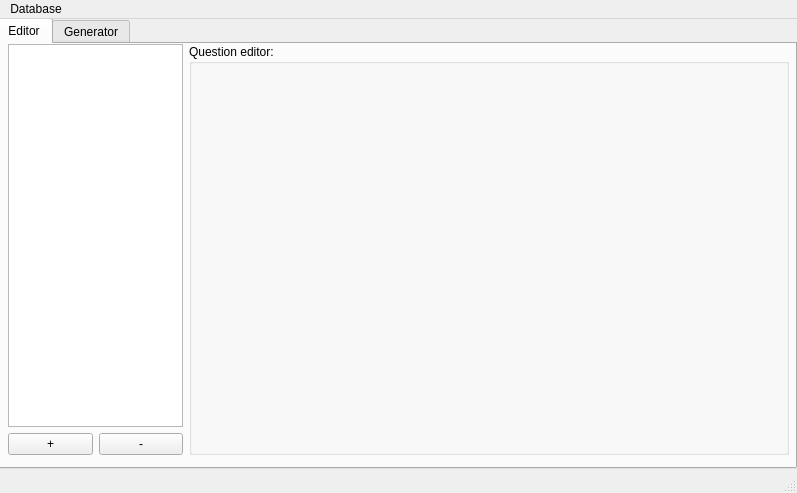
<?xml version="1.0" encoding="UTF-8"?>
<ui version="4.0">
 <class>MainWindow</class>
 <widget class="QMainWindow" name="MainWindow">
  <property name="geometry">
   <rect>
    <x>0</x>
    <y>0</y>
    <width>797</width>
    <height>493</height>
   </rect>
  </property>
  <property name="windowTitle">
   <string>MainWindow</string>
  </property>
  <widget class="QWidget" name="centralwidget">
   <widget class="QTabWidget" name="tabWidget">
    <property name="geometry">
     <rect>
      <x>-4</x>
      <y>-1</y>
      <width>801</width>
      <height>451</height>
     </rect>
    </property>
    <property name="currentIndex">
     <number>0</number>
    </property>
    <widget class="QWidget" name="tabEditor">
     <attribute name="title">
      <string>Editor</string>
     </attribute>
     <widget class="QWidget" name="horizontalLayoutWidget">
      <property name="geometry">
       <rect>
        <x>10</x>
        <y>0</y>
        <width>781</width>
        <height>411</height>
       </rect>
      </property>
      <layout class="QHBoxLayout" name="horizontalEditorMain">
       <property name="sizeConstraint">
        <enum>QLayout::SetDefaultConstraint</enum>
       </property>
       <item>
        <layout class="QVBoxLayout" name="verticalQuestions">
         <property name="sizeConstraint">
          <enum>QLayout::SetDefaultConstraint</enum>
         </property>
         <item>
          <widget class="QListWidget" name="listQuestions">
           <property name="maximumSize">
            <size>
             <width>200</width>
             <height>16777215</height>
            </size>
           </property>
          </widget>
         </item>
         <item>
          <layout class="QHBoxLayout" name="horizontal">
           <property name="spacing">
            <number>6</number>
           </property>
           <property name="bottomMargin">
            <number>0</number>
           </property>
           <item>
            <widget class="QPushButton" name="pushAdd">
             <property name="text">
              <string>+</string>
             </property>
            </widget>
           </item>
           <item>
            <widget class="QPushButton" name="pushDel">
             <property name="text">
              <string>-</string>
             </property>
            </widget>
           </item>
          </layout>
         </item>
        </layout>
       </item>
       <item>
        <widget class="QGroupBox" name="groupQuestion">
         <property name="minimumSize">
          <size>
           <width>600</width>
           <height>0</height>
          </size>
         </property>
         <property name="title">
          <string>Question editor:</string>
         </property>
        </widget>
       </item>
      </layout>
     </widget>
    </widget>
    <widget class="QWidget" name="tabGenerator">
     <attribute name="title">
      <string>Generator</string>
     </attribute>
    </widget>
   </widget>
  </widget>
  <widget class="QMenuBar" name="menubar">
   <property name="geometry">
    <rect>
     <x>0</x>
     <y>0</y>
     <width>797</width>
     <height>22</height>
    </rect>
   </property>
   <widget class="QMenu" name="menuDatabase">
    <property name="title">
     <string>Database</string>
    </property>
    <addaction name="actionLoad"/>
    <addaction name="actionSave"/>
    <addaction name="actionExit"/>
   </widget>
   <addaction name="menuDatabase"/>
  </widget>
  <widget class="QStatusBar" name="statusbar"/>
  <action name="actionLoad">
   <property name="text">
    <string>Load</string>
   </property>
  </action>
  <action name="actionSave">
   <property name="text">
    <string>Save</string>
   </property>
  </action>
  <action name="actionExit">
   <property name="text">
    <string>Exit</string>
   </property>
  </action>
 </widget>
 <resources/>
 <connections/>
</ui>
